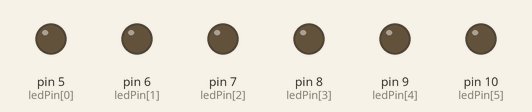
This sketch was run on a simulated Arduino Uno, built with avr-gcc and run on an emulated ATmega328P. Parts: output pins drawn as LEDs (lit = HIGH).

Above: at 0.1 s.
At 5.1 s:
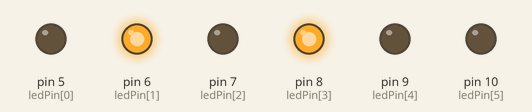
At 10.1 s:
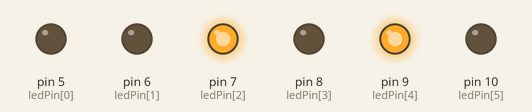
At 20.1 s:
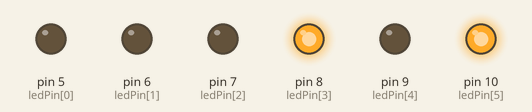
At 30.1 s:
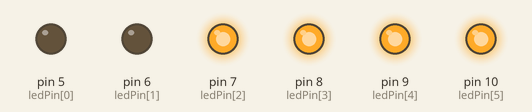
At 39.75 s:
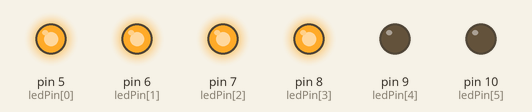
Timing chart, 0 to 40.0 s (numbered marks = the images above):
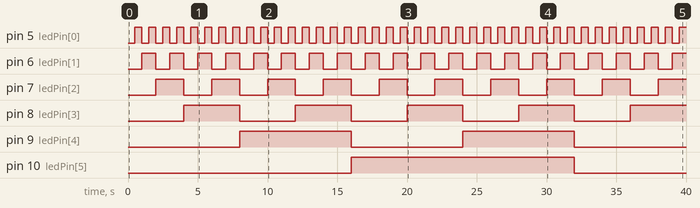

Measured:
- by itself, pin 5 (ledPin[0]): alternates HIGH for 0.50 s and LOW for 0.50 s
- by itself, pin 6 (ledPin[1]): alternates HIGH for 1.0 s and LOW for 1.0 s
- by itself, pin 7 (ledPin[2]): alternates HIGH for 2.0 s and LOW for 2.0 s
- by itself, pin 8 (ledPin[3]): alternates HIGH for 4.0 s and LOW for 4.0 s
- by itself, pin 9 (ledPin[4]): alternates HIGH for 8.0 s and LOW for 8.0 s
- by itself, pin 10 (ledPin[5]): LOW → HIGH at 16.0 s, → LOW 16.0 s later

The sketch:

Binary_counter.ino
```cpp
int ledPin[] = {5,6,7,8,9,10};

void setup()
{
  for (int i =0;i<6;i++)
  {
    pinMode(ledPin[i], OUTPUT);
  }
}

void loop()
{
  for (byte counter =0;counter<=63; counter++)
  {
    displayBinary(counter);
    delay(500);
  }
}

void displayBinary(byte numToShow)
{
  for (int i =0;i<6;i++)
  {
    if (bitRead(numToShow, i)==1)
    {
      digitalWrite(ledPin[i], HIGH);
    }
    else
    {
      digitalWrite(ledPin[i], LOW);
    }
  }

}
```
